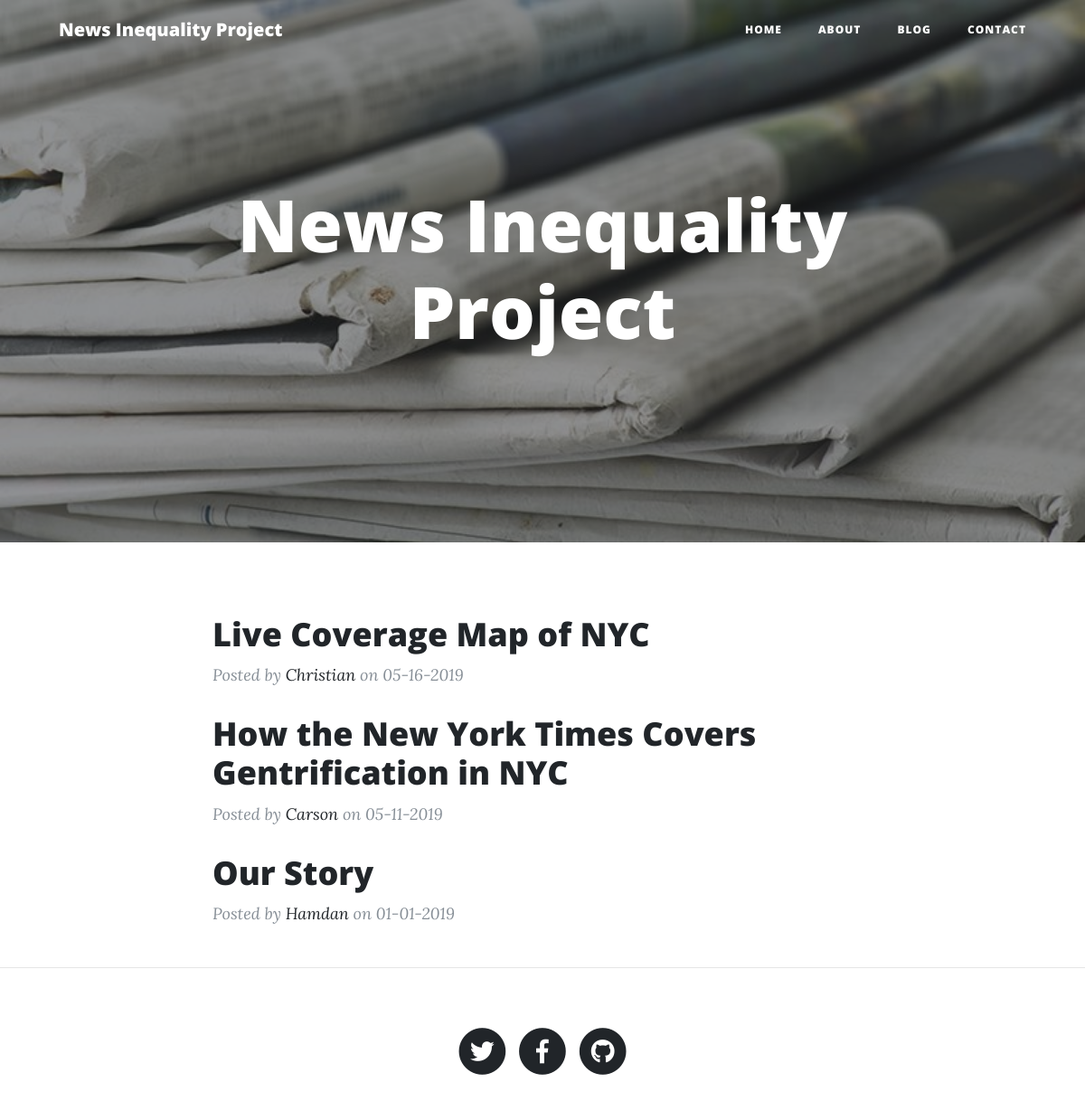
/index, run on the app's committed database.
### app/models.py (models this page shows, shortened)
class Post(db.Model):
    id = db.Column(db.Integer, primary_key=True)
    title = db.Column(db.String(256), nullable=False)
    subtitle = db.Column(db.String(256))
    date = db.Column(db.DateTime(timezone=True), index=True, default=datetime.utcnow)
    external_url = db.Column(db.String(1024), nullable=True)
    header_pic = db.Column(db.Integer(), nullable=True)
    author_id = db.Column(db.Integer, db.ForeignKey('author.id'), nullable=False)
    def author(self):
        author = Author.query.filter_by(id=self.author_id).first()
        return author

class Author(db.Model):
    id = db.Column(db.Integer, primary_key=True)
    firstname = db.Column(db.String(128), nullable=False)
    lastname = db.Column(db.String(128), nullable=False)
    email = db.Column(db.String(256))
    handle = db.Column(db.String(256))
    __table_args__ = (db.UniqueConstraint('firstname', 'lastname', name="u_author_firstname_lastname"),)
    posts = db.relationship('Post', backref='author', lazy='dynamic')
    def posts(self):
        my_posts = Post.query.filter_by(author_id=self.id)
        return my_posts

### app/main/routes.py (the view)
@bp.route('/')
@bp.route('/index')
def index():
    page = request.args.get('page', 1, type=int)
    posts = Post.query.order_by(Post.date.desc()).paginate(page, app.config['MAX_PER_PAGE'], error_out=True)
    post_items = posts.items
    next_url = url_for('blog.html', page=posts.prev_num) if posts.has_prev else None
    prev_url = url_for('blog.html', page=posts.next_num) if posts.has_next else None
    header_pic_url = "/static/img/header_index.jpg"
    return render_template('blog.html', main_header="News Inequality Project", title="News Inequality Project", posts=post_items, next_url=next_url, prev_url=prev_url, header_pic_url=header_pic_url)

### app/templates/blog.html (shortened to what this page needs)
{% extends "base.html" %}
{% block content %}
    <div class="container">
      <div class="row">
        <div class="col-lg-8 col-md-10 mx-auto">
          {% for post in posts %}
            {% include '_post_preview.html' %}
          {% endfor %}
        </div>
      </div>
    </div>
{% endblock %}

### app/templates/base.html (shortened to what this page needs)
<!DOCTYPE html>
<html lang="en">
  <head>
    <link href="{{ url_for('static', filename='vendor/bootstrap/css/bootstrap.min.css') }}" rel="stylesheet" type="text/css">
    <link href="{{ url_for('static', filename='vendor/fontawesome-free/css/all.min.css') }}" rel="stylesheet" type="text/css">
    <link href="{{ url_for('static', filename='css/clean-blog.min.css') }}" rel="stylesheet" type="text/css">
  </head>
  <body>
  {% include "navbar.html" %}
  {% if main_header %}
    {% include "header.html" %}
  {% endif %}
  {% block content %}
  {% endblock %}
  <hr>
  {% include "footer.html" %}
  </body>
</html>

### app/templates/navbar.html (shortened to what this page needs)
    <nav class="navbar navbar-expand-lg navbar-light fixed-top" id="mainNav">
      <div class="container">
        <a class="navbar-brand" href="{{ url_for('main.index') }}">News Inequality Project</a>
        <div class="collapse navbar-collapse" id="navbarResponsive">
          <ul class="navbar-nav ml-auto">
            <li class="nav-item">
              <a class="nav-link" href="{{ url_for('main.index') }}">Home</a>
            </li>
            <li class="nav-item">
              <a class="nav-link" href="{{ url_for('main.about') }}">About</a>
            </li>
            <li class="nav-item">
              <a class="nav-link" href="{{ url_for('blog.blog') }}">Blog</a>
            </li>
            <li class="nav-item">
              <a class="nav-link" href="{{ url_for('main.contact') }}">Contact</a>
            </li>
          </ul>
        </div>
      </div>
    </nav>

### app/templates/header.html (shortened to what this page needs)
      <header class="masthead"  style="background-image: url( {{ header_pic_url }} )">
      <div class="overlay"></div>
      <div class="container">
        <div class="row">
          <div class="col-lg-8 col-md-10 mx-auto">
            <div class="site-heading">
              <h1>{{ main_header }}</h1>
            </div>
          </div>
        </div>
      </div>
    </header>

### app/templates/_post_preview.html (shortened to what this page needs)
<div class="post-preview">
    {% if post.external_url %}
      <a href="{{ post.external_url }}">
    {% else %}
      <a href="{{ url_for('blog.blog_post', post_id=post.id) }}">
    {% endif %}
      <h2 class="post-title">
        {{ post.title }}
      </h2>
    </a>
    <p class="post-meta">Posted by
      <a href="{{ post.author().handle }}">
          {{ post.author().firstname }}
      </a>
      on {{ post.date.date().strftime('%m-%d-%Y') }}
    </p>
</div>

### app/templates/footer.html
    <footer>
      <div class="container">
        <div class="row">
          <div class="col-lg-8 col-md-10 mx-auto">
            <ul class="list-inline text-center">
              <li class="list-inline-item">
                <a href="#">
                  <span class="fa-stack fa-lg">
                    <i class="fas fa-circle fa-stack-2x"></i>
                    <i class="fab fa-twitter fa-stack-1x fa-inverse"></i>
                  </span>
                </a>
              </li>
              <li class="list-inline-item">
                <a href="#">
                  <span class="fa-stack fa-lg">
                    <i class="fas fa-circle fa-stack-2x"></i>
                    <i class="fab fa-facebook-f fa-stack-1x fa-inverse"></i>
                  </span>
                </a>
              </li>
              <li class="list-inline-item">
                <a href="#">
                  <span class="fa-stack fa-lg">
                    <i class="fas fa-circle fa-stack-2x"></i>
                    <i class="fab fa-github fa-stack-1x fa-inverse"></i>
                  </span>
                </a>
              </li>
            </ul>
          </div>
        </div>
      </div>
    </footer>

### data on the page
Post: title "Live Coverage Map of NYC", author "Christian", date "05-16-2019"
Post: title "How the New York Times Covers Gentrification in NYC", author "Carson", date "05-11-2019"
Post: title "Our Story", author "Hamdan", date "01-01-2019"

### other printed values
{{ main_header }} "News Inequality Project"
